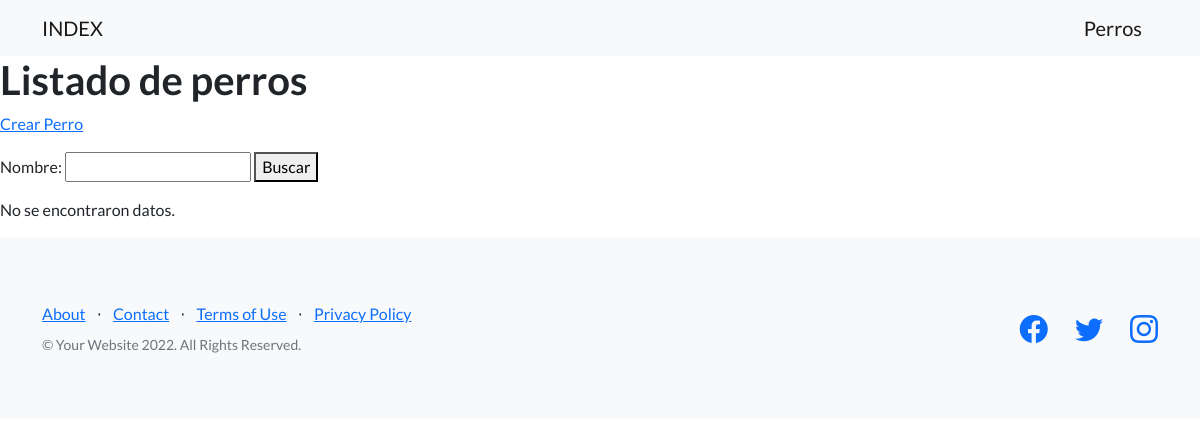
The app's page /perros/, older data.
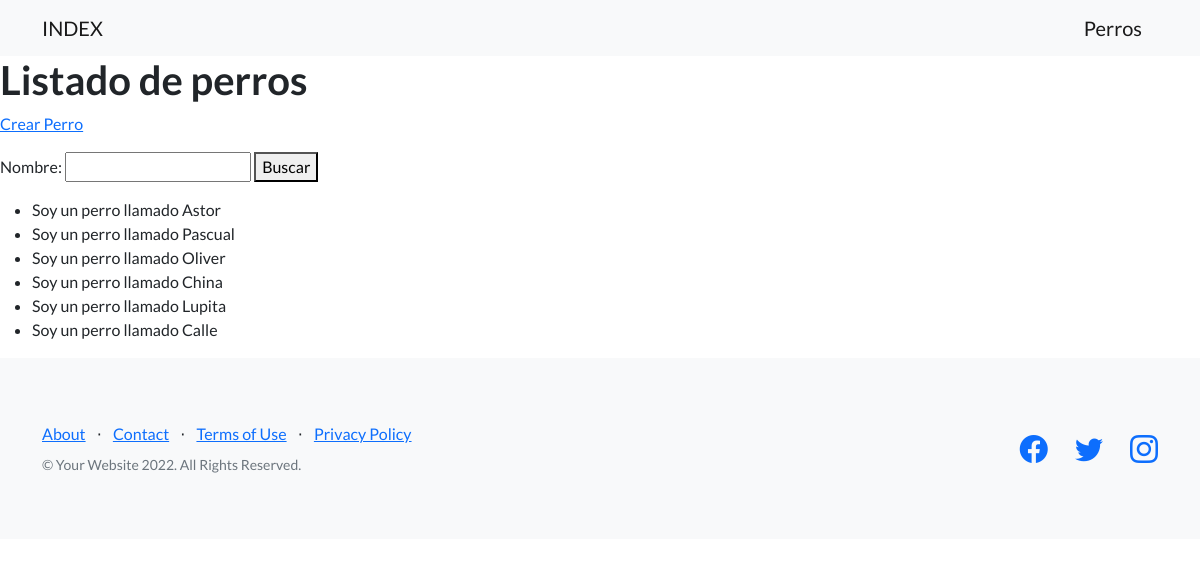
The same page, newer data.
### desafio/models.py (models this page shows)
class Perro(models.Model):
    nombre = models.CharField(max_length=30)
    edad = models.IntegerField()
    fecha_creacion = models.DateTimeField(null=True)
    def __str__(self):
        return f"Soy un perro llamado {self.nombre}"

### desafio/views.py (the view)
# urls.py: path('perros/', listado_perros, name= "listado_perros"),
def listado_perros(request):
    nombre_de_busqueda = request.GET.get("nombre")
    if nombre_de_busqueda:
        listado_perros = Perro.objects.filter(nombre__icontains=nombre_de_busqueda)   #el __incontains es para poner que lo contenga
    else:
        listado_perros = Perro.objects.all()
    form = BusquedaPerro()
    return render(request,"listado_perros.html", {"listado_perros": listado_perros, "form": form})

### desafio/forms.py
class BusquedaPerro(forms.Form):
    nombre = forms.CharField(max_length=30, required=False)

### Templates/listado_perros.html (shortened to what this page needs)
{% extends 'base.html' %}
{% block texto_header %}
<h1>Listado de perros</h1>
{% endblock texto_header %}
{% block despues_del_header %}
<p>
    <a href={% url 'crear_perro' %}>Crear Perro</a>
</p>
<p>
    <form action={% url 'listado_perros' %}>
        {{form}}
        <button>Buscar</button>
</p>
<p>
    {% if listado_perros %}
    <ul>
        {% for perro in listado_perros%}
        <li> {{perro}} </li>
        {% endfor %}
    </ul>
    {% else %}
       <p> No se encontraron datos. </p>
    {% endif %}
</p>
{% endblock despues_del_header %}

Row changes from the older to the newer data that the page shows:
added Perro: nombre "Soy un perro llamado Astor"
added Perro: nombre "Soy un perro llamado Pascual"
added Perro: nombre "Soy un perro llamado Oliver"
added Perro: nombre "Soy un perro llamado China"
added Perro: nombre "Soy un perro llamado Lupita"
added Perro: nombre "Soy un perro llamado Calle"
Text that changed along with them:
text no longer shown: "No se encontraron datos."
